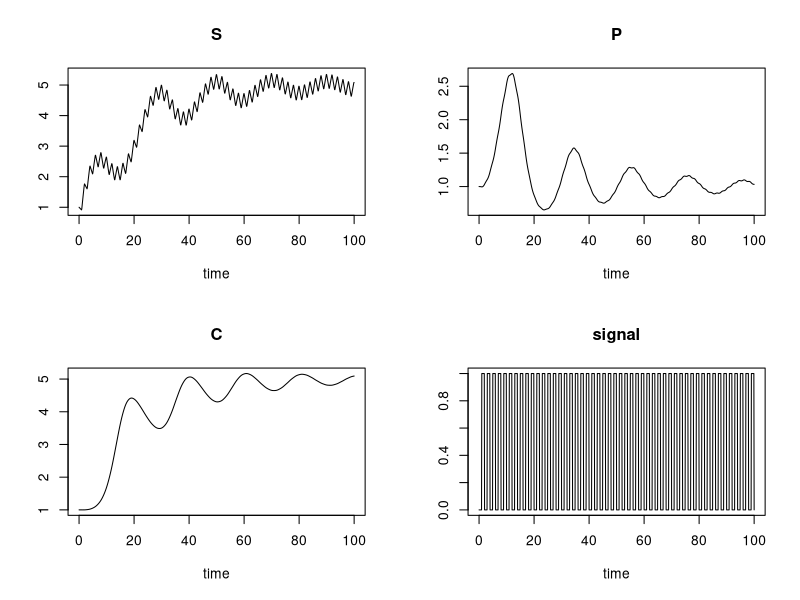
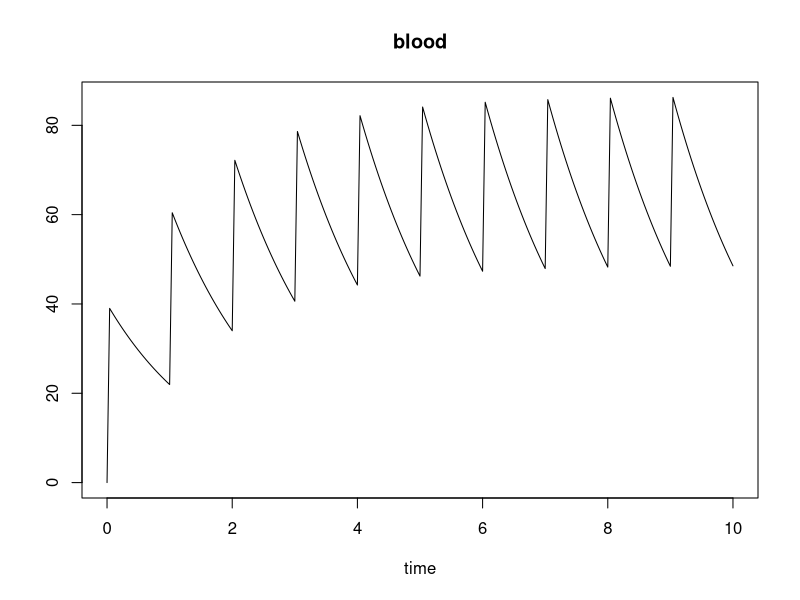
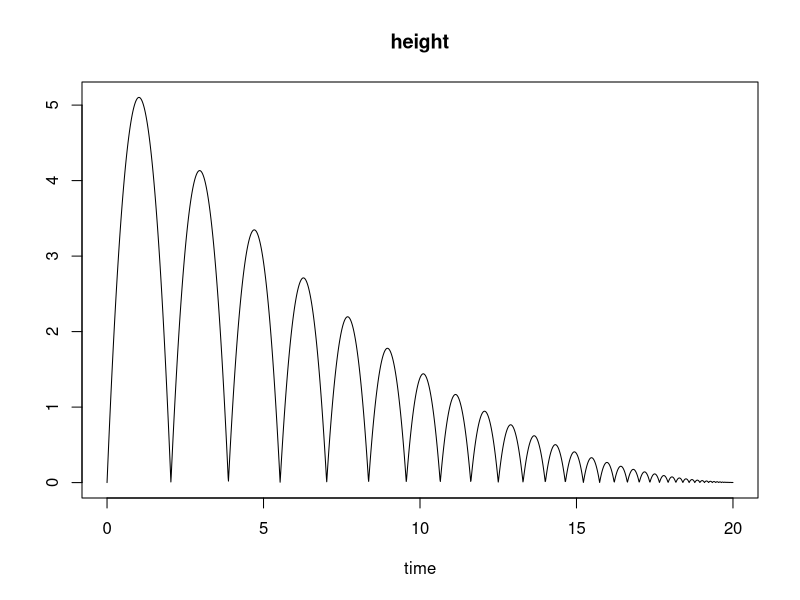

Generate these figures, in order, with R:
## ---- chunk 1
knitr::opts_chunk$set(echo = TRUE)
library("deSolve")
## ---- chunk 2
times <- seq(0, 100, by = 0.1)
signal <- data.frame(times = times, import = rep(0, length(times)))
signal$import <- ifelse((trunc(signal$times) %% 2 == 0), 0, 1)
signal[8:12,]
## ---- chunk 3
input <- approxfun(signal, rule = 2)
input(seq(from = 0.98, to = 1.01, by = 0.005))
## ---- chunk 4
SPCmod <- function(t, x, parms) {
  with(as.list(c(parms, x)), {
    import <- input(t)   # <---- here
    dS <- import - b * S * P + g * C
    dP <- c * S * P - d * C * P
    dC <- e * P * C - f * C
    res <- c(dS, dP, dC)
    list(res, signal = import)
  })
}
parms <- c(b = 0.1, c = 0.1, d = 0.1, e = 0.1, f = 0.1, g = 0)
xstart <- c(S = 1, P = 1, C = 1)
## ---- chunk 5
out <- ode(y = xstart, times = times, func = SPCmod, parms)
plot(out)
## ---- chunk 6
pharmaco <- function(t, blood, p) {
  dblood <- - b * blood
  list(dblood)
}
b <- 0.6
yini <- c(blood = 0)
## ---- chunk 7
injectevents <- data.frame(var = "blood",
                          time = 0:20,
                         value = 40,
                        method = "add")
head(injectevents)
## ---- chunk 8
times <- seq(from = 0, to = 10, by = 1/24)
outDrug <- ode(func = pharmaco, times = times, y = yini,
  parms = NULL, method = "impAdams",
  events = list(data = injectevents))
## ---- chunk 9
plot(outDrug)
## ---- chunk 10
library(deSolve)
ball <- function(t, y, parms) {
  dy1 <- y[2]
  dy2 <- -9.8
  list(c(dy1, dy2))
}
yini <- c(height = 0, velocity = 10)
## ---- chunk 11
rootfunc <- function(t, y, parms) return (y[1])
## ---- chunk 12
eventfunc <- function(t, y, parms) {
  y[1] <- 0
  y[2] <- -0.9*y[2]
  return(y)
}
## ---- chunk 13
times <- seq(from = 0, to = 20, by = 0.01)
out <- ode(times = times, y = yini, func = ball,
parms = NULL, rootfun = rootfunc,
events = list(func = eventfunc, root = TRUE))
## ---- chunk 14
attributes(out)$troot
## ---- chunk 15
plot(out, select = "height")
